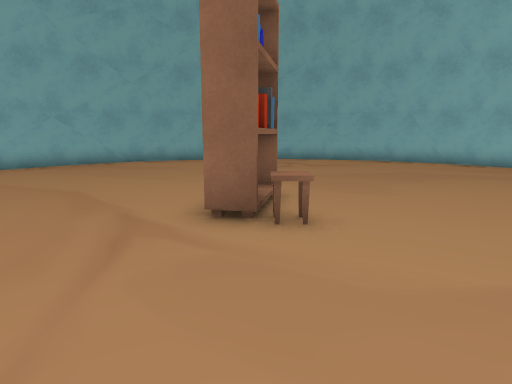
view 1 (above)

15 first-person views from a walk through a Unity game level. The camera is 1.3 m above the floor, tilts 10° down and sees 75° across. The floor is counted in squares, 1 m on a side. Each view is taken from the middle of a square. On the plan, view 1 faces up. The plan holds only what a view shows up to about 14 squares ahead; the rest is blank. The place goes on beyond the plan. The player is left out. Some animated figures are left out.

view 2
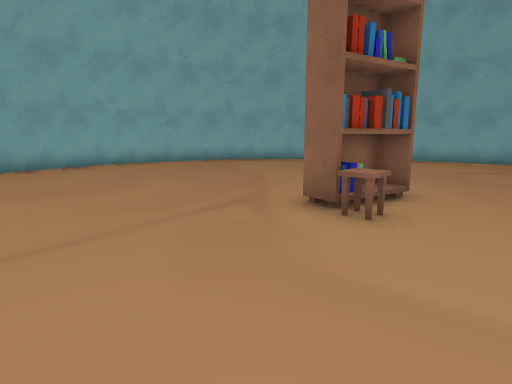

view 3
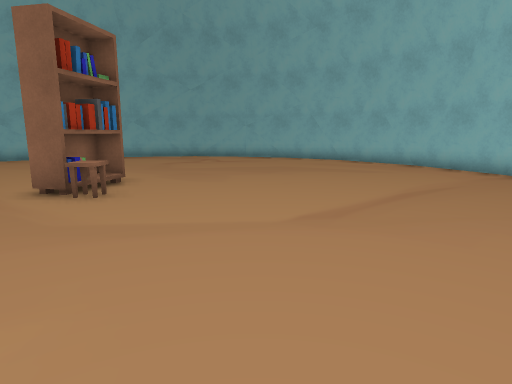

view 4
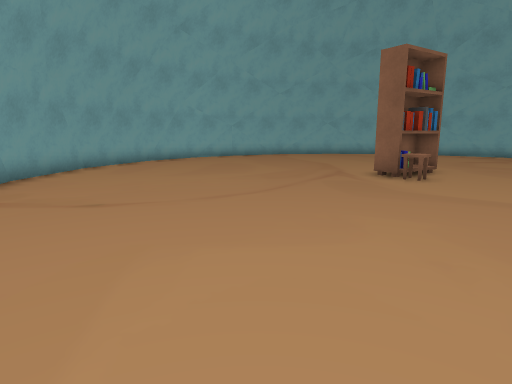

view 5
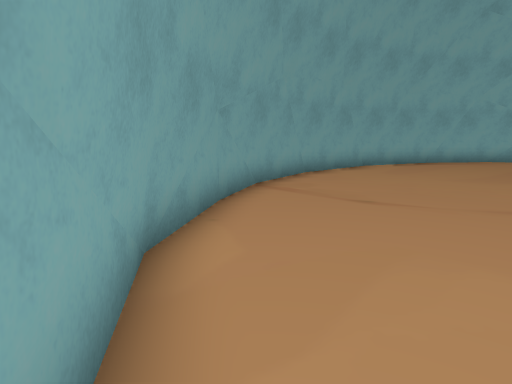

view 6
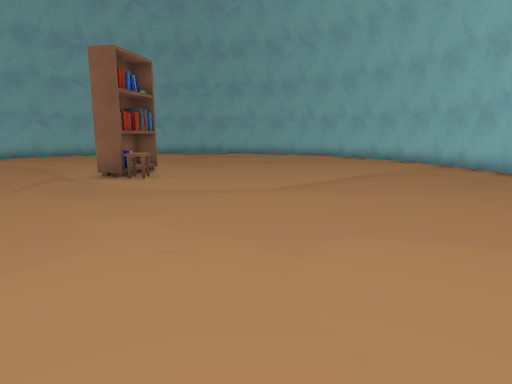

view 7
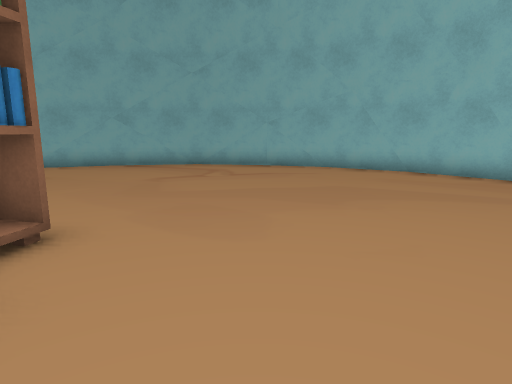

view 8
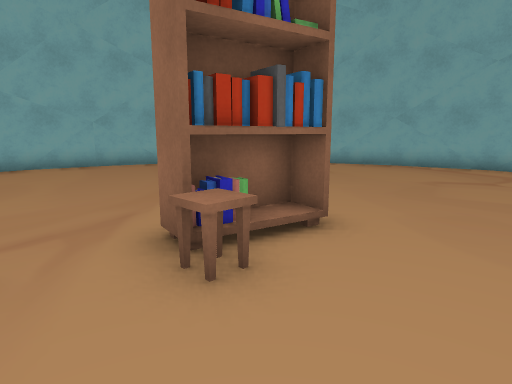

view 9
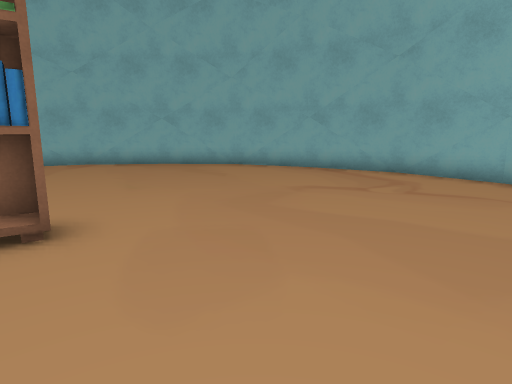

view 10
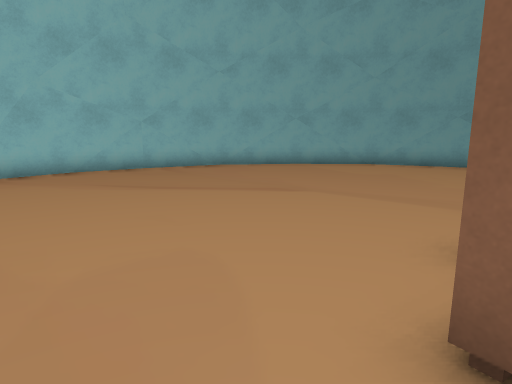

view 11
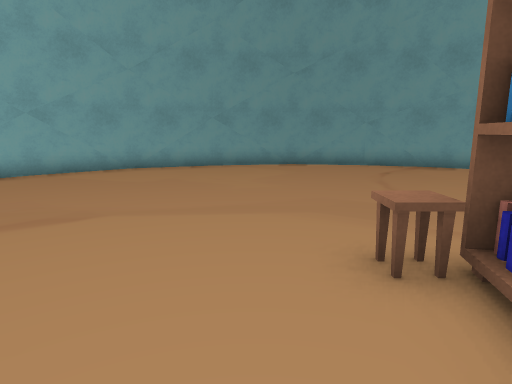

view 12
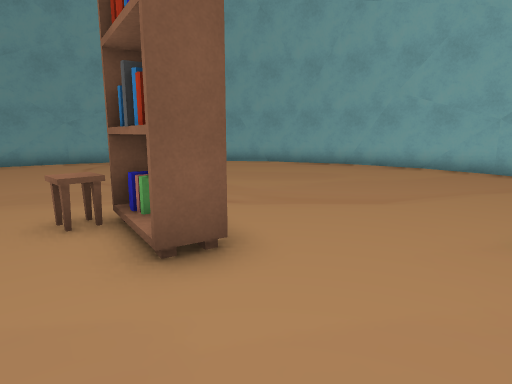

view 13
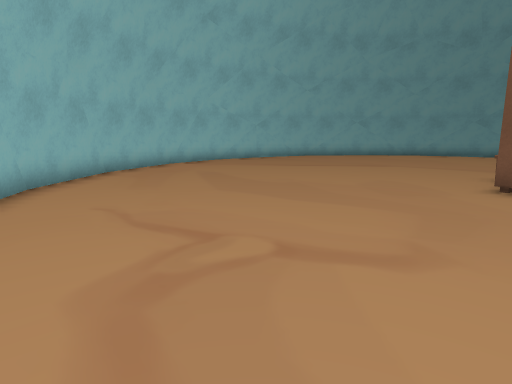

view 14
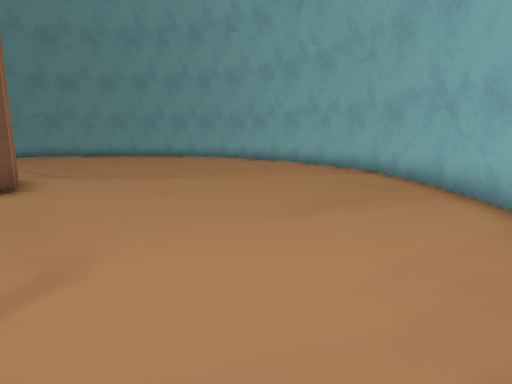

view 15
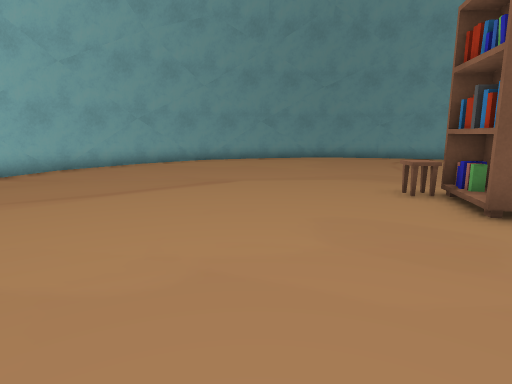

### Floor plan
Points are (right, up) in squares from view 1. A wall is a line through its corners. A room is listed if a view was taken in it or the views show most of it. See-through windows are left out.
Room 1 (views 1, 2, 3, 4, 5, 6, 7, 8, 9, 10, 11, 12, 13, 14, 15)
walls: (0, 4.9) (-0.8, 5.1) (-0.4, 7.2) (0.4, 7) (0, 4.9); (0.5, 6.9) (-0.3, 7.1) (-0.7, 5.1) (0.1, 5); (8.9, -2.4) (10.8, 0); (9.2, -2.1) (10.8, 0.4); (10.8, 0.3) (11.9, 2.9) (12, 6.1); (6.5, -4.4) (8.8, -2.7); (3.6, -5.6) (6.3, -4.6); (6.9, -4.2) (9, -2.3); (4.1, -5.5) (6.6, -4.3); (11.8, 3.1) (12.2, 5.3); (0.5, -6) (3.3, -5.7); (11.1, 0.6) (11.9, 3.2); (11.9, 7.2) (11.4, 9.3); (0.9, -6.2) (3.8, -5.6); (12.2, 5.5) (11.8, 8.3); (-2.5, -5.7) (0.3, -6.2); (11.7, 8.5) (10.5, 11.5); (10.8, 10.6) (9.7, 12.4); (-5.2, -4.6) (-2.5, -5.8) (0.6, -6); (10.3, 11.7) (8.2, 14.2); (-4.5, -5.1) (-2.3, -5.7); (8.7, 13.6) (7.2, 14.9); (-7.7, -2.6) (-6.1, -3.9); (-7.1, -3.4) (-4.8, -4.9); (8.1, 14.3) (5.7, 15.9); (-9.3, -0.7) (-7.1, -3.3); (-9.8, 0.3) (-8.7, -1.5); (6.2, 15.6) (3.4, 16.8) (0.4, 17); (-10.9, 3.8) (-10.4, 1.9); (3.5, 16.7) (0.8, 17.2); (5.5, 16.1) (3.3, 16.8); (-10.8, 2.5) (-9.4, -0.6); (0.6, 17.1) (-2.4, 16.8); (-11.1, 5.5) (-10.8, 2.7); (-9.7, 10.7) (-10.9, 7.9) (-11, 4.9); (-2.7, 16.6) (-5.2, 15.7); (-3.1, 16.5) (-5.7, 15.3); (0.2, 17.2) (-2.9, 16.6); (-7.9, 13.4) (-9.8, 11); (-10.9, 7.9) (-11.2, 5.8); (-8.2, 13.1) (-9.8, 10.6); (-5.5, 15.4) (-7.8, 13.6); (-6, 15.2) (-8, 13.3); (-10.1, 10.5) (-10.9, 7.8)
low walls: (0.1, 5.2) (0.8, 5.2) (0.8, 4.6) (0.1, 4.6); (11.9, 8.1) (11.7, 8.7); (-9.7, 11.2) (-10, 10.7)
objects: other object (0, 6)

Positions as (right, up) in squares from view 1, and headings:
1: (0, 0), facing up
2: (3, 0), facing up-left
3: (4, -2), facing up
4: (4, -5), facing up-left
5: (4, -5), facing left
6: (4, -5), facing up
7: (3, 3), facing up
8: (3, 3), facing up-left
9: (5, 6), facing up-left
10: (0, 9), facing down-right
11: (2, 8), facing down
12: (2, 10), facing down-left
13: (-1, 16), facing down-right
14: (1, 16), facing down-left
15: (4, 12), facing down
